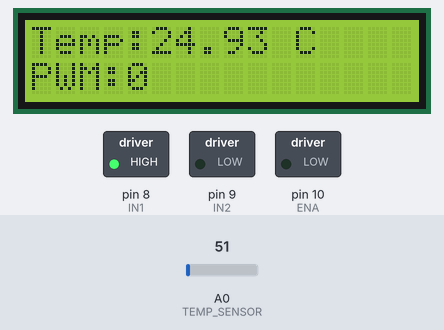
A sketch run on a simulated Arduino Uno, built with avr-gcc and run on an emulated ATmega328P. Parts: 16×2 character LCD, switched loads named in the sketch (green lamp = pin HIGH). The inputs (shaded band) are chosen by the test bench; at power-on: A0 (TEMP_SENSOR) = 51. What the sketch prints to the serial monitor is not drawn.

Above: at 3.2 s.
3.3 s: A0 (TEMP_SENSOR) set to 61
At 4.2 s:
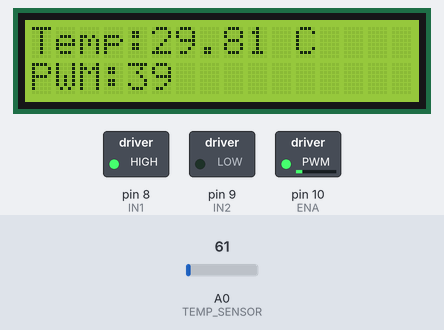
5.1 s: A0 (TEMP_SENSOR) set to 71
At 6.4 s:
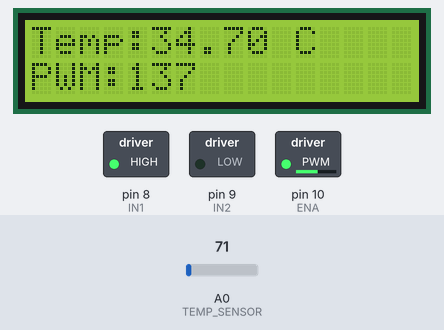
6.7 s: A0 (TEMP_SENSOR) set to 86
At 8.1 s:
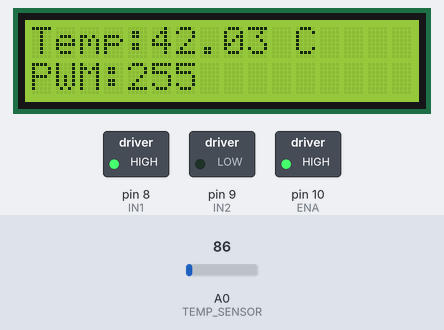
Timing chart, 0 to 9.7 s (numbered marks = the images above; inputs shaded):
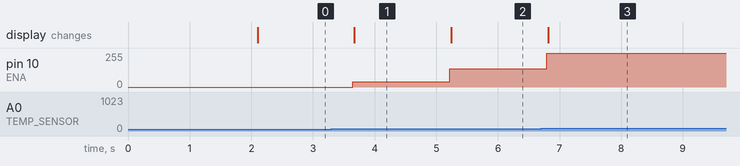

The sketch:

Harshal_16564_CLimateControlModuleProject.ino
```cpp
#include <Wire.h>
#include <LiquidCrystal_I2C.h>

LiquidCrystal_I2C lcd(0x20, 16, 2);

// Pins
#define TEMP_SENSOR A0

#define ENA 10   // L293D Enable (PWM)
#define IN1 8
#define IN2 9

void setup() {
  Serial.begin(9600);

  pinMode(ENA, OUTPUT);
  pinMode(IN1, OUTPUT);
  pinMode(IN2, OUTPUT);

  // Motor direction
  digitalWrite(IN1, HIGH);
  digitalWrite(IN2, LOW);

  lcd.init();
  lcd.backlight();

  lcd.setCursor(0,0);
  lcd.print("Climate Control");
  delay(2000);
  lcd.clear();
}

void loop() {

  int value = analogRead(TEMP_SENSOR);

  // LM35 calculation
  float voltage = value * (5.0 / 1023.0);
  float temp = voltage * 100;

  int pwm = 0;

  // Temperature control
  if (temp < 27) {
    pwm = 0;
  }
  else if (temp >= 40) {
    pwm = 255;
  }
  else {
    pwm = map(temp, 27, 40, 0, 255);
  }

  // Motor speed
  analogWrite(ENA, pwm);

  // Serial Monitor
  Serial.print("Temp: ");
  Serial.print(temp);
  Serial.print(" C, PWM: ");
  Serial.println(pwm);

  // LCD Display
  lcd.setCursor(0,0);
  lcd.print("Temp:");
  lcd.print(temp);
  lcd.print(" C ");

  lcd.setCursor(0,1);
  lcd.print("PWM:");
  lcd.print(pwm);
  lcd.print("   ");

  delay(500);
}
```

Measured:
- after the input at 3.3 s, pin 10 (ENA): 0/255 → 39/255 after 0.35 s; the display: changes after 0.37 s (image 1)
- after the input at 5.1 s, pin 10 (ENA): 39/255 → 137/255 after 0.12 s; the display: changes after 0.14 s (image 2)
- after the input at 6.7 s, pin 10 (ENA): 137/255 → 255/255 after 0.09 s; the display: changes after 0.11 s (image 3)
